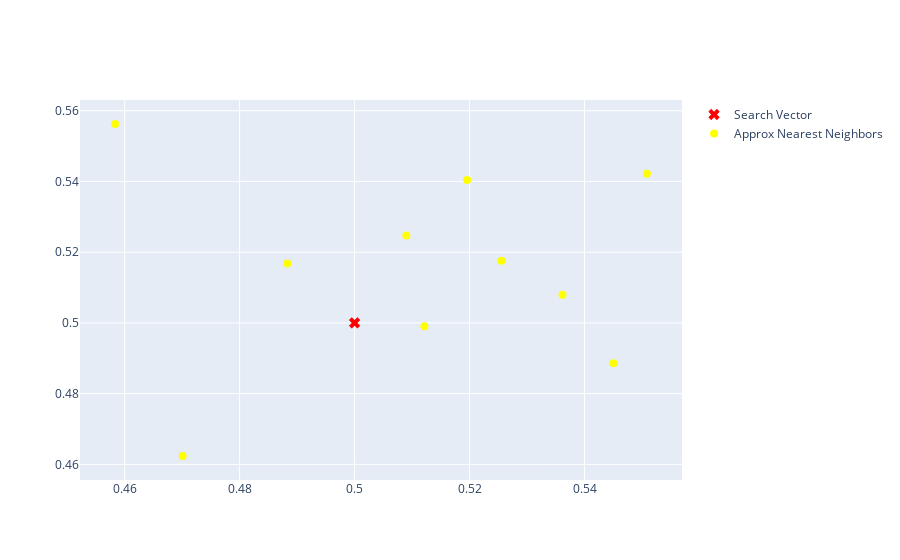

Notebook source saved alongside this figure:
### Code cell
ann_fig = go.Figure()
ann_fig.add_trace(go.Scatter(x=search_vector[:, 0], y=search_vector[:, 1], mode='markers', marker=dict(size=10, color='red', symbol='x'), name="Search Vector"))
ann_fig.add_trace(go.Scatter(x=nn_vectors[:, 0], y=ann_vectors[:, 1], mode='markers', marker=dict(size=8, color='yellow'), name="Approx Nearest Neighbors"))

ann_fig

### Figure 1 — Plotly figure (JSON) as saved in the notebook; plotly's stock layout.template omitted (floating-point values rounded to 4 significant figures)
{"data": [{"marker": {"color": "red", "size": 10, "symbol": "x"}, "mode": "markers", "name": "Search Vector", "type": "scatter", "x": [0.5], "y": [0.5]}, {"marker": {"color": "yellow", "size": 8}, "mode": "markers", "name": "Approx Nearest Neighbors", "type": "scatter", "x": [0.5121, 0.4883, 0.509, 0.5362, 0.4701, 0.5196, 0.5255, 0.545, 0.5508, 0.4583], "y": [0.4991, 0.5168, 0.5247, 0.508, 0.4624, 0.5404, 0.5176, 0.4886, 0.5422, 0.5562]}], "layout": {"autosize": true, "xaxis": {"autorange": true, "range": [0.4526, 0.5566], "type": "linear"}, "yaxis": {"autorange": true, "range": [0.4537, 0.5649], "type": "linear"}}}
